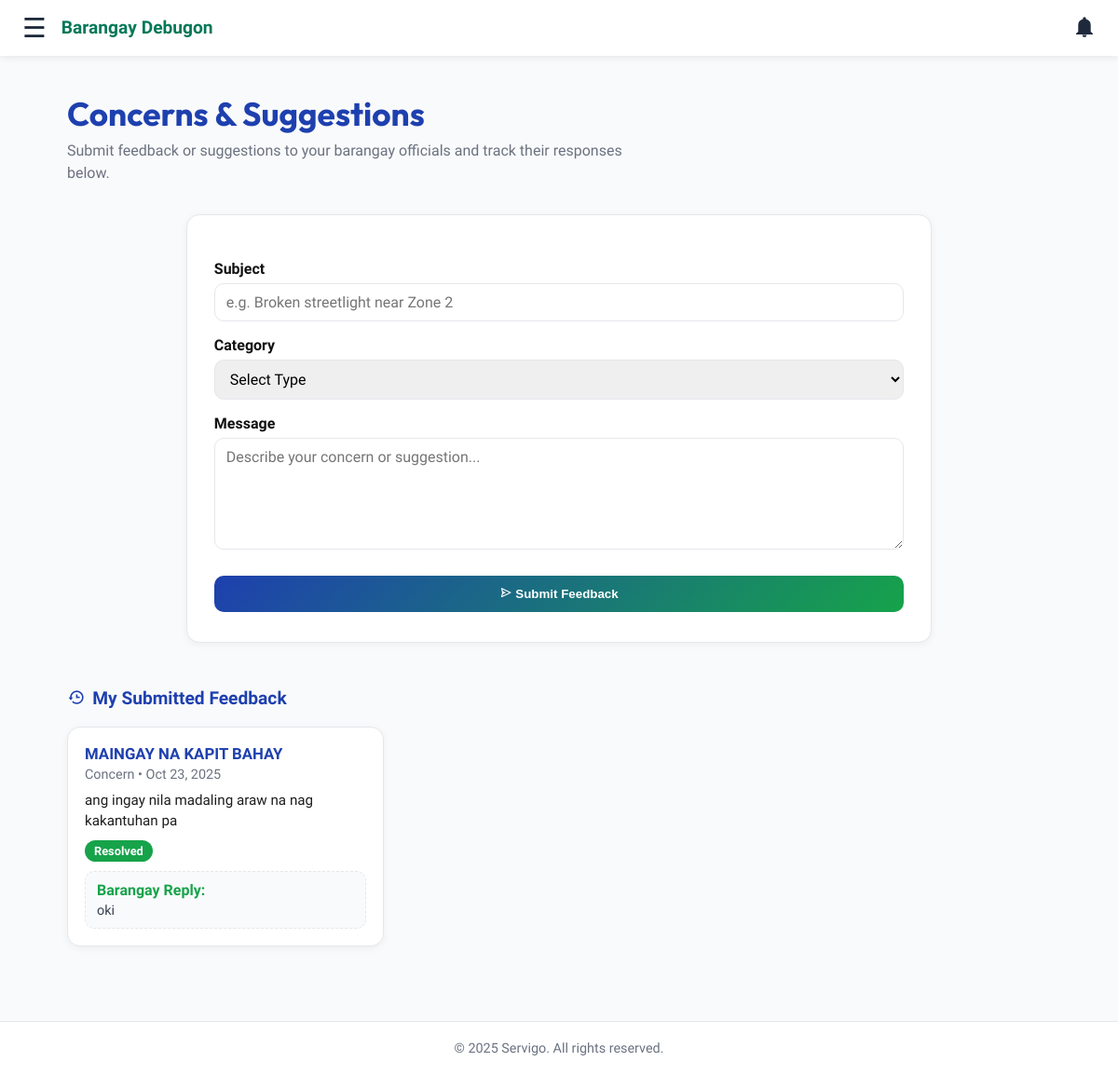
The page /Resident/feedbackPage.php (signed in) on the database its author committed.
### tables this page shows
CREATE TABLE `barangay_feedback` (
  `id` int(11) NOT NULL,
  `resident_id` int(11) NOT NULL,
  `barangay_name` varchar(255) NOT NULL,
  `subject` varchar(255) NOT NULL,
  `message` text NOT NULL,
  `category` enum('Concern','Suggestion') NOT NULL,
  `status` enum('Pending','Resolved') DEFAULT 'Pending',
  `admin_reply` text DEFAULT NULL,
  `created_at` datetime DEFAULT current_timestamp()
);

### Resident/feedbackPage.php (the view, shortened to what this page needs)
<?php
include 'Components/topbar.php';
$resident_id = $_SESSION['sg_id'] ?? null;
$stmt = $conn->prepare("SELECT * FROM barangay_feedback WHERE resident_id=? ORDER BY created_at DESC");
$stmt->bind_param("i", $resident_id);
$stmt->execute();
$history = $stmt->get_result()->fetch_all(MYSQLI_ASSOC);
?>
<!DOCTYPE html>
<html lang="en">
<head>
<link href="https://unpkg.com/boxicons@2.1.4/css/boxicons.min.css" rel="stylesheet">
</head>
<body>
<div class="container-custom">
  <section class="hero">
    <h1>Concerns & Suggestions</h1>
    <p>Submit feedback or suggestions to your barangay officials and track their responses below.</p>
  </section>
  <form method="POST" class="feedback-card">
    <label>Subject</label>
    <input type="text" name="subject" placeholder="e.g. Broken streetlight near Zone 2" required>
    <label>Category</label>
    <select name="category" required>
      <option value="">Select Type</option>
    </select>
    <label>Message</label>
    <textarea name="message" placeholder="Describe your concern or suggestion..." required></textarea>
    <button type="submit"><i class='bx bx-send'></i> Submit Feedback</button>
  </form>
  <div class="section-title"><i class='bx bx-history'></i> My Submitted Feedback</div>
  <?php if(empty($history)): ?>
    <div class="no-feedback"><i class='bx bx-comment-x' style="font-size:2rem;"></i><br>No feedback submitted yet.</div>
  <?php else: ?>
    <div class="history-grid">
      <?php foreach($history as $f): ?>
        <div class="card">
          <div class="subject"><?=htmlspecialchars($f['subject'])?></div>
          <div class="info"><?=htmlspecialchars($f['category'])?> • <?=date("M d, Y", strtotime($f['created_at']))?></div>
          <div class="message"><?=htmlspecialchars($f['message'])?></div>
          <span class="status-badge status-<?=$f['status']?>"><?=$f['status']?></span>
          <?php if(!empty($f['admin_reply'])): ?>
          <div class="reply-box">
            <div class="reply-title">Barangay Reply:</div>
            <p><?=nl2br(htmlspecialchars($f['admin_reply']))?></p>
          </div>
          <?php endif; ?>
        </div>
      <?php endforeach; ?>
    </div>
  <?php endif; ?>
</div>
<footer style="background:#fff;color:var(--muted);font-size:0.9rem;padding:20px;text-align:center;border-top:1px solid var(--border);">
  © 2025 Servigo. All rights reserved.
</footer>
</body>
</html>

### Resident/Components/topbar.php (style rules this page uses)
:root { --brand-green:#047857;--accent-blue:#3b82f6; --bg:#f9fafb;--text:#1e293b;--white:#fff;--muted:#64748b; --shadow:0 2px 8px rgba(0,0,0,.08);--radius:12px;--transition:.25s ease; }
* { margin:0;padding:0;box-sizing:border-box; }
body { font-family:"Parkinsans","Outfit",sans-serif;background:var(--bg);color:var(--text); }

### Resident/feedbackPage.php (style rules this page uses)
:root { --brand:#1e40af;--accent:#16a34a;--muted:#6b7280; --border:#e5e7eb;--radius:14px;--bg:#f9fafb; }
body { background:var(--bg);color:#1e1e1e;font-family:"Parkinsans","Outfit",sans-serif;margin:0;padding:0; }
.container-custom { max-width:1400px;margin:auto;padding:40px 6vw 80px; }
.hero h1 { color:var(--brand);font-family:"Outfit";font-size:2.2rem;font-weight:700;margin-bottom:6px; }
.hero p { color:var(--muted);font-size:1rem;max-width:600px;line-height:1.5; }
.feedback-card { background:#fff;border:1px solid var(--border);border-radius:var(--radius); box-shadow:0 2px 8px rgba(0,0,0,.05);padding:2rem 1.8rem;max-width:800px;margin:auto;margin-top:2rem; }
.feedback-card label { display:block;font-weight:600;margin-top:16px;color:#111; }
.feedback-card input,.feedback-card select,.feedback-card textarea { width:100%;border:1px solid var(--border);border-radius:10px;padding:10px 12px;margin-top:6px; font-size:1rem;font-family:inherit;transition:border-color .2s; }
.feedback-card textarea { resize:vertical;min-height:120px; }
.feedback-card button { background:linear-gradient(135deg,var(--brand),var(--accent));color:#fff;border:none;padding:12px 18px; border-radius:10px;font-weight:600;cursor:pointer;margin-top:24px;width:100%;transition:opacity .2s; }
.section-title { margin-top:3rem;font-size:1.2rem;color:var(--brand);font-weight:700;display:flex;align-items:center;gap:8px; }
.history-grid { display:grid;gap:18px;grid-template-columns:repeat(auto-fill,minmax(320px,1fr));margin-top:1.2rem; }
.card { background:#fff;border:1px solid var(--border);border-radius:var(--radius); box-shadow:0 2px 8px rgba(0,0,0,.05);padding:18px;transition:.2s; }
.card .subject { font-weight:700;color:var(--brand);font-size:1.05rem;margin-bottom:4px; }
.card .info { color:var(--muted);font-size:.9rem;margin-bottom:8px; }
.card .message { color:#1e1e1e;font-size:.95rem;line-height:1.45;margin-bottom:10px; }
.status-badge { display:inline-block;padding:4px 10px;border-radius:999px;color:#fff;font-size:.8rem;font-weight:600; }
.status-Resolved { background:#16a34a; }
.reply-box { background:#f9fafb;border:1px dashed var(--border);border-radius:10px;padding:10px 12px;margin-top:10px; }
.reply-box p { margin:0;color:#374151;font-size:.9rem; }
.reply-title { color:var(--accent);font-weight:600;margin-bottom:4px; }

### rows shown on the page
barangay_feedback: subject "MAINGAY NA KAPIT BAHAY", category "Concern", created_at "Oct 23, 2025", message "ang ingay nila madaling araw na nag kakantuhan pa", status "Resolved", admin_reply "oki"

### other values the page prints
$barangay "Barangay Debugon"
